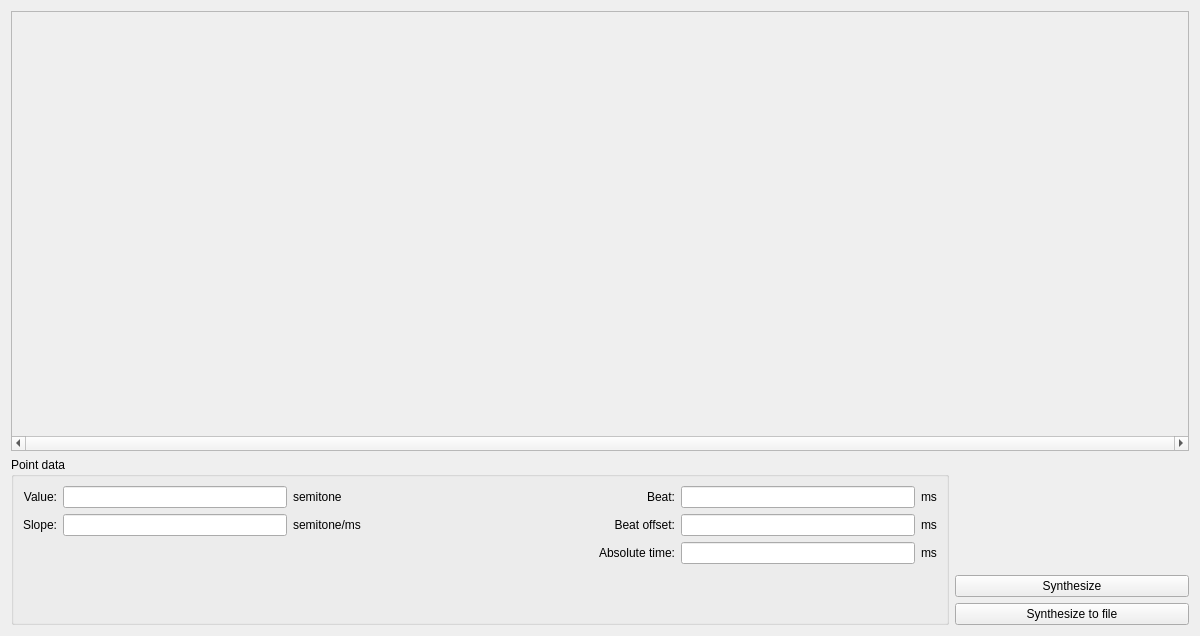
<?xml version="1.0" encoding="UTF-8"?>
<ui version="4.0">
 <class>IntonationWindow</class>
 <widget class="QWidget" name="IntonationWindow">
  <property name="geometry">
   <rect>
    <x>0</x>
    <y>0</y>
    <width>1200</width>
    <height>636</height>
   </rect>
  </property>
  <property name="windowTitle">
   <string>Intonation window</string>
  </property>
  <layout class="QVBoxLayout" name="verticalLayout">
   <item>
    <widget class="QScrollArea" name="intonationScrollArea">
     <property name="sizePolicy">
      <sizepolicy hsizetype="Expanding" vsizetype="MinimumExpanding">
       <horstretch>0</horstretch>
       <verstretch>2</verstretch>
      </sizepolicy>
     </property>
     <property name="minimumSize">
      <size>
       <width>0</width>
       <height>440</height>
      </size>
     </property>
     <property name="focusPolicy">
      <enum>Qt::NoFocus</enum>
     </property>
     <property name="verticalScrollBarPolicy">
      <enum>Qt::ScrollBarAlwaysOff</enum>
     </property>
     <property name="horizontalScrollBarPolicy">
      <enum>Qt::ScrollBarAlwaysOn</enum>
     </property>
     <property name="widgetResizable">
      <bool>true</bool>
     </property>
     <widget class="GS::IntonationWidget" name="intonationWidget">
      <property name="geometry">
       <rect>
        <x>0</x>
        <y>0</y>
        <width>1184</width>
        <height>416</height>
       </rect>
      </property>
      <property name="focusPolicy">
       <enum>Qt::StrongFocus</enum>
      </property>
      <layout class="QHBoxLayout" name="horizontalLayout_2">
       <property name="leftMargin">
        <number>0</number>
       </property>
       <property name="topMargin">
        <number>0</number>
       </property>
       <property name="rightMargin">
        <number>0</number>
       </property>
       <property name="bottomMargin">
        <number>0</number>
       </property>
      </layout>
     </widget>
    </widget>
   </item>
   <item>
    <widget class="QWidget" name="widget_2" native="true">
     <property name="sizePolicy">
      <sizepolicy hsizetype="Expanding" vsizetype="Expanding">
       <horstretch>0</horstretch>
       <verstretch>1</verstretch>
      </sizepolicy>
     </property>
     <layout class="QHBoxLayout" name="horizontalLayout">
      <property name="leftMargin">
       <number>0</number>
      </property>
      <property name="topMargin">
       <number>0</number>
      </property>
      <property name="rightMargin">
       <number>0</number>
      </property>
      <property name="bottomMargin">
       <number>0</number>
      </property>
      <item>
       <widget class="QGroupBox" name="groupBox">
        <property name="sizePolicy">
         <sizepolicy hsizetype="Expanding" vsizetype="Preferred">
          <horstretch>4</horstretch>
          <verstretch>0</verstretch>
         </sizepolicy>
        </property>
        <property name="title">
         <string>Point data</string>
        </property>
        <layout class="QHBoxLayout" name="horizontalLayout_3">
         <property name="leftMargin">
          <number>9</number>
         </property>
         <property name="topMargin">
          <number>9</number>
         </property>
         <property name="rightMargin">
          <number>9</number>
         </property>
         <property name="bottomMargin">
          <number>9</number>
         </property>
         <item>
          <widget class="QWidget" name="widget" native="true">
           <property name="sizePolicy">
            <sizepolicy hsizetype="Expanding" vsizetype="Expanding">
             <horstretch>3</horstretch>
             <verstretch>0</verstretch>
            </sizepolicy>
           </property>
           <layout class="QGridLayout" name="gridLayout">
            <property name="leftMargin">
             <number>0</number>
            </property>
            <property name="topMargin">
             <number>0</number>
            </property>
            <property name="rightMargin">
             <number>0</number>
            </property>
            <property name="bottomMargin">
             <number>0</number>
            </property>
            <item row="0" column="0">
             <widget class="QLabel" name="label">
              <property name="text">
               <string>Value:</string>
              </property>
              <property name="alignment">
               <set>Qt::AlignRight|Qt::AlignTrailing|Qt::AlignVCenter</set>
              </property>
             </widget>
            </item>
            <item row="0" column="1">
             <widget class="QLineEdit" name="valueLineEdit"/>
            </item>
            <item row="0" column="2">
             <widget class="QLabel" name="label_2">
              <property name="text">
               <string>semitone</string>
              </property>
             </widget>
            </item>
            <item row="1" column="0">
             <widget class="QLabel" name="label_3">
              <property name="text">
               <string>Slope:</string>
              </property>
              <property name="alignment">
               <set>Qt::AlignRight|Qt::AlignTrailing|Qt::AlignVCenter</set>
              </property>
             </widget>
            </item>
            <item row="1" column="1">
             <widget class="QLineEdit" name="slopeLineEdit"/>
            </item>
            <item row="2" column="1">
             <spacer name="verticalSpacer_2">
              <property name="orientation">
               <enum>Qt::Vertical</enum>
              </property>
              <property name="sizeHint" stdset="0">
               <size>
                <width>20</width>
                <height>40</height>
               </size>
              </property>
             </spacer>
            </item>
            <item row="1" column="2">
             <widget class="QLabel" name="label_10">
              <property name="text">
               <string>semitone/ms</string>
              </property>
             </widget>
            </item>
           </layout>
          </widget>
         </item>
         <item>
          <widget class="QWidget" name="widget_4" native="true">
           <property name="sizePolicy">
            <sizepolicy hsizetype="Expanding" vsizetype="Expanding">
             <horstretch>2</horstretch>
             <verstretch>0</verstretch>
            </sizepolicy>
           </property>
          </widget>
         </item>
         <item>
          <widget class="QWidget" name="widget_5" native="true">
           <property name="sizePolicy">
            <sizepolicy hsizetype="Expanding" vsizetype="Expanding">
             <horstretch>3</horstretch>
             <verstretch>0</verstretch>
            </sizepolicy>
           </property>
           <layout class="QGridLayout" name="gridLayout_2">
            <property name="leftMargin">
             <number>0</number>
            </property>
            <property name="topMargin">
             <number>0</number>
            </property>
            <property name="rightMargin">
             <number>0</number>
            </property>
            <property name="bottomMargin">
             <number>0</number>
            </property>
            <item row="0" column="2">
             <widget class="QLineEdit" name="beatLineEdit">
              <property name="focusPolicy">
               <enum>Qt::NoFocus</enum>
              </property>
              <property name="readOnly">
               <bool>true</bool>
              </property>
             </widget>
            </item>
            <item row="0" column="0">
             <widget class="QLabel" name="label_4">
              <property name="text">
               <string>Beat:</string>
              </property>
              <property name="alignment">
               <set>Qt::AlignRight|Qt::AlignTrailing|Qt::AlignVCenter</set>
              </property>
             </widget>
            </item>
            <item row="0" column="3">
             <widget class="QLabel" name="label_5">
              <property name="text">
               <string>ms</string>
              </property>
             </widget>
            </item>
            <item row="1" column="2">
             <widget class="QLineEdit" name="beatOffsetLineEdit"/>
            </item>
            <item row="2" column="2">
             <widget class="QLineEdit" name="absoluteTimeLineEdit">
              <property name="focusPolicy">
               <enum>Qt::NoFocus</enum>
              </property>
              <property name="readOnly">
               <bool>true</bool>
              </property>
             </widget>
            </item>
            <item row="1" column="0">
             <widget class="QLabel" name="label_6">
              <property name="text">
               <string>Beat offset:</string>
              </property>
              <property name="alignment">
               <set>Qt::AlignRight|Qt::AlignTrailing|Qt::AlignVCenter</set>
              </property>
             </widget>
            </item>
            <item row="1" column="3">
             <widget class="QLabel" name="label_7">
              <property name="text">
               <string>ms</string>
              </property>
             </widget>
            </item>
            <item row="2" column="0">
             <widget class="QLabel" name="label_8">
              <property name="text">
               <string>Absolute time:</string>
              </property>
              <property name="alignment">
               <set>Qt::AlignRight|Qt::AlignTrailing|Qt::AlignVCenter</set>
              </property>
             </widget>
            </item>
            <item row="2" column="3">
             <widget class="QLabel" name="label_9">
              <property name="text">
               <string>ms</string>
              </property>
             </widget>
            </item>
            <item row="3" column="2">
             <spacer name="verticalSpacer_3">
              <property name="orientation">
               <enum>Qt::Vertical</enum>
              </property>
              <property name="sizeHint" stdset="0">
               <size>
                <width>20</width>
                <height>40</height>
               </size>
              </property>
             </spacer>
            </item>
           </layout>
          </widget>
         </item>
        </layout>
       </widget>
      </item>
      <item>
       <widget class="QWidget" name="widget_3" native="true">
        <property name="sizePolicy">
         <sizepolicy hsizetype="Expanding" vsizetype="Preferred">
          <horstretch>1</horstretch>
          <verstretch>0</verstretch>
         </sizepolicy>
        </property>
        <layout class="QVBoxLayout" name="verticalLayout_2">
         <property name="leftMargin">
          <number>0</number>
         </property>
         <property name="topMargin">
          <number>0</number>
         </property>
         <property name="rightMargin">
          <number>0</number>
         </property>
         <property name="bottomMargin">
          <number>0</number>
         </property>
         <item>
          <spacer name="verticalSpacer">
           <property name="orientation">
            <enum>Qt::Vertical</enum>
           </property>
           <property name="sizeHint" stdset="0">
            <size>
             <width>20</width>
             <height>40</height>
            </size>
           </property>
          </spacer>
         </item>
         <item>
          <widget class="QPushButton" name="synthesizeButton">
           <property name="minimumSize">
            <size>
             <width>200</width>
             <height>0</height>
            </size>
           </property>
           <property name="text">
            <string>Synthesize</string>
           </property>
          </widget>
         </item>
         <item>
          <widget class="QPushButton" name="synthesizeToFileButton">
           <property name="minimumSize">
            <size>
             <width>200</width>
             <height>0</height>
            </size>
           </property>
           <property name="text">
            <string>Synthesize to file</string>
           </property>
          </widget>
         </item>
        </layout>
       </widget>
      </item>
     </layout>
    </widget>
   </item>
  </layout>
 </widget>
 <customwidgets>
  <customwidget>
   <class>GS::IntonationWidget</class>
   <extends>QWidget</extends>
   <header>src/IntonationWidget.h</header>
   <container>1</container>
  </customwidget>
 </customwidgets>
 <tabstops>
  <tabstop>valueLineEdit</tabstop>
  <tabstop>slopeLineEdit</tabstop>
  <tabstop>beatOffsetLineEdit</tabstop>
  <tabstop>synthesizeButton</tabstop>
  <tabstop>synthesizeToFileButton</tabstop>
 </tabstops>
 <resources/>
 <connections/>
</ui>
